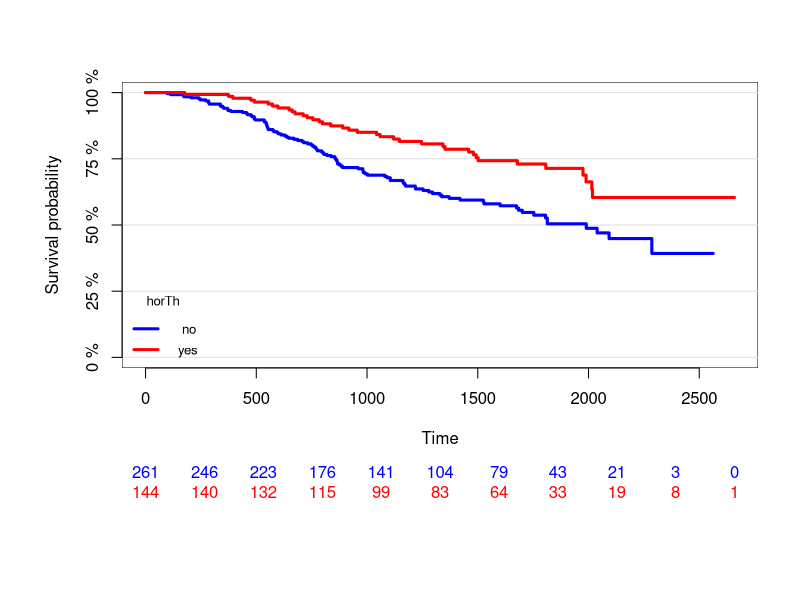

This figure's R source:
library(dplyr)
library(TH.data)
library(prodlim)
library(MASS)
library(combinat)
library(vcd)
library("survival")
library("survminer")

# http://pages.stat.wisc.edu/~loh/treeprogs/guide/guide02.pdf
data("Baseball")

# http://publicifsv.sund.ku.dk/~tag/Teaching/share/R-tutorials/Advanced-statistics/SurvivalAnalysis.html
# https://www.rdocumentation.org/packages/TH.data/versions/1.0-10/topics/GBSG2
data("GBSG2")

# http://www.sthda.com/english/wiki/cox-proportional-hazards-model
for(x in colnames(GBSG2)[1:8]){
  res.cox <- coxph( as.formula(paste('Surv(time, cens)~', x)), data = GBSG2)
  print(paste(x, summary(res.cox)$wald["pvalue"]))
}

km0 <- prodlim(Hist(time,cens)~horTh,data=GBSG2[GBSG2$progrec>21,])
## first show Kaplan-Meier without confidence limits
plot(km0,
     legend.x="bottomleft", # positition of legend
     legend.cex=0.8,
     col=c("blue","red"),
     confint=FALSE)

# X - K dimensions vector of covariates
# Y - univariate response variable 
# Z - treatment variable 1 ... G

Y <- GBSG2[[ncol(GBSG2)]]
Z <- GBSG2[[1]]
X <- GBSG2[2:(ncol(GBSG2)-2)]

G <- Z %>% levels() %>% length()
K <- X %>% ncol()

# add some NA values
# TODO that functions will work with nans 
if(F){
  n <- as.integer( nrow(X)*0.05 )
  c <- sample(1:ncol(X), n, replace=T)
  r <- sample(1:nrow(X), n, replace=T)
  for(i in 1:n){
    X[r[i],c[i]] <- NA
  }
  # add NA as factor
  for(i in 1:K){
    if( is.ordered(X[[i]])){
      X[[i]] <- factor(X[[i]], levels = c(NA, levels(X[[i]])), exclude = "", ordered = T)
    }else if(is.factor(X[[i]])){
      X[[i]] <- addNA(X[[i]],ifany = FALSE)
    }
  }
}

print(summary(X))
print(summary(Y))
print(summary(Z))

split_variable_selection <- function(Xj,Y,Z,G){
  # input: X[[]] (one column)
  # 1
  if(is.factor(Xj)){
    V <- Xj %>% as.numeric()
    h <- levels(Xj) %>% length()
  # 2
  }else{
    # a
    m <- Xj %>% unique() %>% length()
    has.na <- Xj %>% is.na() %>% sum() > 0
    nt <- Xj %>% length()

    if(m<5||(m==5&&has.na)){ 
      h <- m
    }else if (nt < 30*(G+1)){ 
      h <- 3
    }else{ 
      h <- 4
    }
    
    if(has.na){ 
      rk <- sapply(1:(h-2), function(k) k/(h-1))
    }else{ 
      rk <- sapply(1:(h-1), function(k) k/h) 
    }
    #b 
    q0 <- -Inf
    qk <- sapply(rk, function(r) Xj[floor(r*nt)])
    qk <- c(q0, qk)
    
    if(has.na){ 
      V <- sapply(1:(h-2), 
                  function(k) k*(Xj>qk[k] & Xj<=qk[k+1] & !is.na(Xj))) %>% rowSums()
      V <- V + (h-1)*(Xj>qk[h-2+1] & !is.na(Xj)) + h*is.na(Xj)
    }else{ 
      V <- sapply(1:(h-1), 
                  function(k) k*(Xj>qk[k]&Xj<=qk[k+1])) %>% rowSums()
      V <- V + (h-1)*(Xj>qk[h-1+1]) }
  }
  # 3
  # TEST
  additive_data <- data.frame(y=Y)
  for(z in 1:G){
    additive_data[paste0('z',z)] <- as.numeric(Z==z) 
  }
  for(v in 1:length(unique(V))){
    additive_data[paste0('v',v)] <- as.numeric(V==v) 
  }
  
  add.lm <- lm(y ~ ., data=additive_data)
  
  full_data <- data.frame(y=Y)
  for(z in 1:G){
    for(v in 1:length(unique(V))){
      full_data[paste0('z',z,'v',v)] <- as.numeric((Z==z)&(V==v)) 
    }
  }
  full.lm <- lm(y ~ ., data=full_data)
    
  pj <- anova(full.lm, add.lm)$`Pr(>F)`[2]
  return(pj)
}

left_right_c <- function(Xj, Xj_points, j, split.type=2){
  c <- (Xj_points[j+1]+Xj_points[j])/2

  if(split.type==1){
    left <- (is.na(Xj)) %>% which()
    right <- (!is.na(Xj)) %>% which()
  }else if(split.type==2){
    left <- (Xj<=c | is.na(Xj)) %>% which()
    right <- (Xj>c & !is.na(Xj)) %>% which()
  }else if(split.type==3){
    left <- (Xj<=c & !is.na(Xj)) %>% which()
    right <- (Xj>c | is.na(Xj)) %>% which()
  }
  return(list("c"=c, "left"=left, "right"=right))
}

split_set_selection <- function(Xj,Y,Z,G,split.type=2){
  # input: X[[]] (one column)
  if(is.numeric(Xj)){
    # c <- midpoint between consecutive order statistics of X in t (mid points between ordered X values)
    # X has m order statistics -> max number of splits is (m-1) or {1+2(m-1)} <- if NA or not
    #  Permissible splits are those that yield two child nodes with each having two or more
    #  observations per treatment. The selected split is the one that minimizes the sum of
    #  the deviances (or sum of squared residuals in the case of least-squares regression)
    #  in the two child nodes.
    min_sum <- Inf 
    min_j <- 0
    
    Xj_points <- Xj %>% unique() %>% sort()
    # iterate over all possible midpoints
    for(j in 2:(length(Xj_points)-2)){

      list_lrc <- left_right_c(Xj,Xj_points, j, split.type)
      c <- list_lrc$c
      left <- list_lrc$left
      right <- list_lrc$right
      
      # check if min 2 values per treatment
      left_min <- Y[left] %>% table() %>% min()
      right_min <- Y[right] %>% table() %>% min()
      if((left_min > 1)&(left_min < Inf)&(right_min > 1)&(right_min < Inf)){
        # linear model for left nd right
        fit_l <- lm(Y[left] ~ Xj[left])#, na.action=na.omit)
        fit_r <- lm(Y[right] ~ Xj[right])#, na.action=na.omit)
        # coefficients
        l_coeff <- fit_l$coefficients
        r_coeff <- fit_r$coefficients
        # sum of least squares
        l_sum <- sum((Y[left]  - (l_coeff[1] + l_coeff[2]*Xj[left])) ^ 2)
        r_sum <- sum((Y[right]  - (r_coeff[1] + r_coeff[2]*Xj[right])) ^ 2)
        # check sum of least squares if new are better than old
        if(l_sum+r_sum < min_sum){
          min_j <- j
          min_sum <-l_sum+r_sum
        }
      }
    }
    list_lrc <- left_right_c(Xj, Xj_points, min_j, split.type)
    left <- list_lrc$left
    right <- list_lrc$right
    # 2
  }else{
    m <- levels(Xj) %>% length()
    if(F && m<=11){
      # for small data testing the second way
      # complete search
      levels_m <- levels(Xj) %>% as.vector()
      
      groups <- as.matrix(expand.grid(rep(list(1:2), length(levels_m))))
      groups <- groups[-c(1, nrow(groups)),]
      groups <- groups[groups[,1]==1,]
      splits <- Map(split, list(levels_m), split(groups, row(groups)))
      
      j <- 0
      min_sum <- Inf 
      min_j <- 0
      for(s in splits){
        j <- j + 1
        
        left <- Xj[Xj %in% s[[1]]]
        right <- Xj[Xj %in% s[[2]]]
        
        # check if min 2 values per treatment
        left_min <- Y[left] %>% table() %>% min()
        right_min <- Y[right] %>% table() %>% min()
        
        if((left_min > 1)&(left_min < Inf)&(right_min > 1)&(right_min < Inf)){
          # linear model for left nd right
          fit_l <- lm(Y[left] ~ Xj[left])#, na.action=na.omit)
          fit_r <- lm(Y[right] ~ Xj[right])#, na.action=na.omit)
          # coefficients
          l_coeff <- fit_l$coefficients
          r_coeff <- fit_r$coefficients
          # sum of least squares
          l_sum <- sum((Y[left]  - (l_coeff[1] + l_coeff[2]*Xj[left])) ^ 2)
          r_sum <- sum((Y[right]  - (r_coeff[1] + r_coeff[2]*Xj[right])) ^ 2)
          # check sum of least squares if new are better than old
          if(l_sum+r_sum < min_sum){
            min_j <- j
            min_sum <-l_sum+r_sum
          }
        }
      }
      left <- splits[[min_j]][[1]]
      right <- splits[[min_j]][[2]]
    }else{
      # performs an approximate search by means of linear discriminant analysis
      # 1
      y_z <- lapply(1:G, function(z) Y[as.numeric(Z)==z] %>% mean() )
      # 2
      C <- sapply(1:length(Y), function(y) if(Y[y]>y_z[as.numeric(Z[y])]) 2*as.numeric(Z[y])-1 else 2*as.numeric(Z[y]) )
      # 3
      D <- sapply(1:m, function(a) (as.numeric(Xj)==a) %>% as.numeric() ) %>% data.frame()
      # 4 
      DC <- D
      DC['class'] <- C
      # improvisation 
      
      
      
      left <- (B<=min_b) %>% which()
      right <- (B>min_b) %>% which()
    }
  }
  return(list("left"=left, "right"=right))
}

for(j in 1:ncol(X)){
  Xj <- X[[j]]
  print(paste(j,colnames(X)[j],split_variable_selection(Xj,Y,Z,G)))
}
